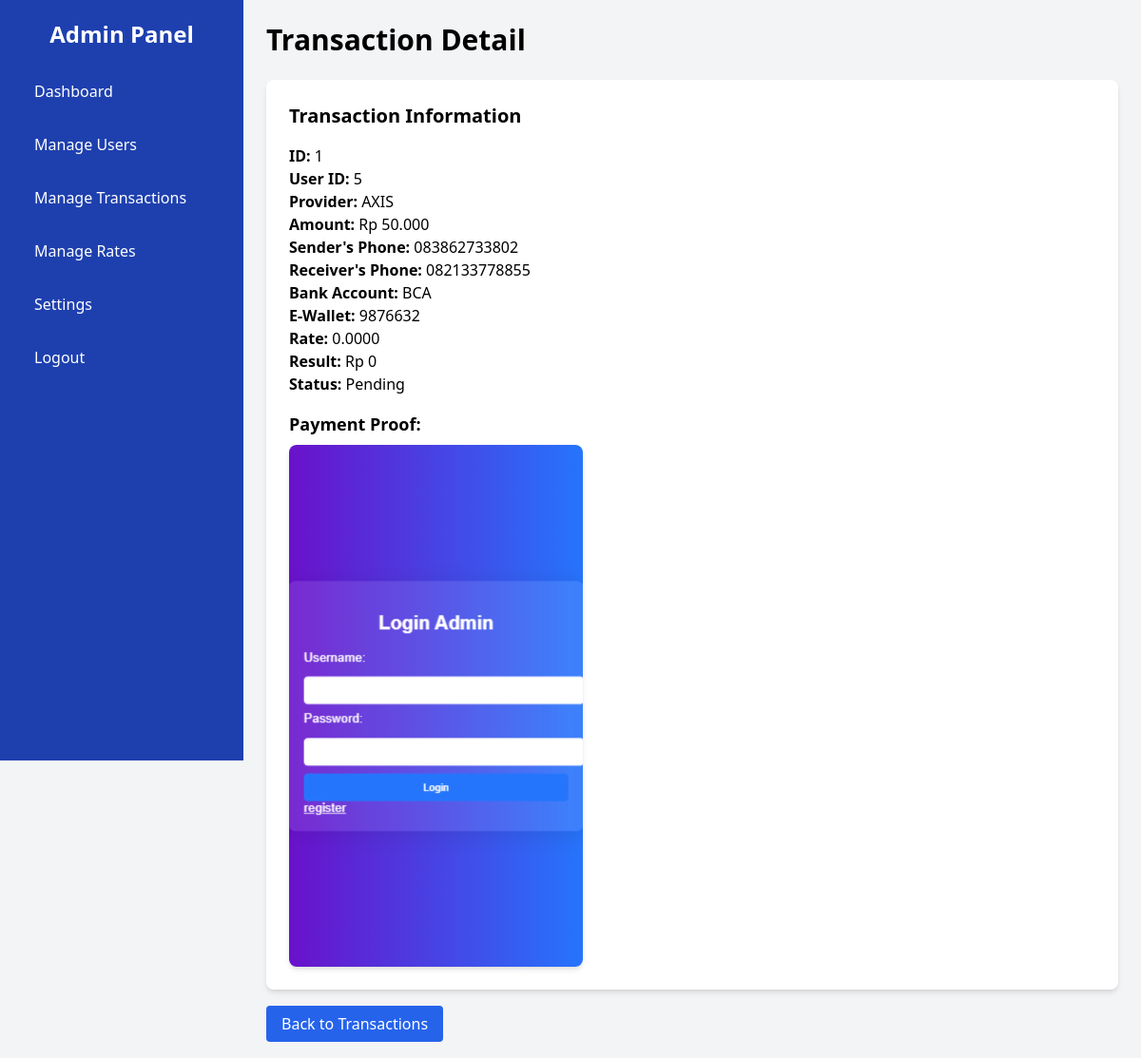
The app's page /admin/transaction_detail.php?id=1 (signed in) with its own data.
### tables this page shows
CREATE TABLE `transactions` (
  `id` int(11) NOT NULL,
  `user_id` int(11) NOT NULL,
  `provider` varchar(255) NOT NULL,
  `amount` decimal(10,2) NOT NULL,
  `sender_phone` varchar(15) NOT NULL,
  `receiver_phone` varchar(15) NOT NULL,
  `account` varchar(255) DEFAULT NULL,
  `ewallet` varchar(255) DEFAULT NULL,
  `rate` decimal(10,4) NOT NULL,
  `result` decimal(10,2) NOT NULL,
  `payment_proof` varchar(255) NOT NULL,
  `status` enum('Pending','Completed','Cancelled') DEFAULT 'Pending',
  `created_at` timestamp NOT NULL DEFAULT current_timestamp()
);

### admin/transaction_detail.php (the view, shortened to what this page needs)
<?php
include '../db.php';
$transactionId = $_GET['id'] ?? null;
if ($transactionId) {
    $stmt = $pdo->prepare("SELECT * FROM transactions WHERE id = ?");
    $stmt->execute([$transactionId]);
    $transaction = $stmt->fetch();
} else {
    echo "No transaction ID provided.";
    exit();
}
?>
<!DOCTYPE html>
<html lang="en">
<head>
    <link href="https://cdn.jsdelivr.net/npm/tailwindcss@2.2.19/dist/tailwind.min.css" rel="stylesheet">
</head>
<body class="bg-gray-100 font-roboto">
    <div class="min-h-screen flex">
        <?php include '../admin/includes/sidebar.php'; ?>
        <div class="flex-1 p-6">
            <h1 class="text-3xl font-bold mb-6">Transaction Detail</h1>
            <div class="bg-white p-6 rounded-lg shadow-md">
                <h2 class="text-xl font-bold mb-4">Transaction Information</h2>
                <p><strong>ID:</strong> <?= htmlspecialchars($transaction['id']) ?></p>
                <p><strong>User ID:</strong> <?= htmlspecialchars($transaction['user_id']) ?></p>
                <p><strong>Provider:</strong> <?= htmlspecialchars($transaction['provider']) ?></p>
                <p><strong>Amount:</strong> Rp <?= number_format($transaction['amount'], 0, ',', '.') ?></p>
                <p><strong>Sender's Phone:</strong> <?= htmlspecialchars($transaction['sender_phone']) ?></p>
                <p><strong>Receiver's Phone:</strong> <?= htmlspecialchars($transaction['receiver_phone']) ?></p>
                <p><strong>Bank Account:</strong> <?= htmlspecialchars($transaction['account']) ?></p>
                <p><strong>E-Wallet:</strong> <?= htmlspecialchars($transaction['ewallet']) ?></p>
                <p><strong>Rate:</strong> <?= htmlspecialchars($transaction['rate']) ?></p>
                <p><strong>Result:</strong> Rp <?= number_format($transaction['result'], 0, ',', '.') ?></p>
                <p><strong>Status:</strong> <?= htmlspecialchars($transaction['status']) ?></p>
                <div class="mt-4">
                    <h4 class="text-lg font-bold">Payment Proof:</h4>
                    <img src="<?= htmlspecialchars($transaction['payment_proof']); ?>" alt="Payment Proof" class="mt-2 max-w-full h-auto rounded-lg shadow-md">
                </div>
            </div>
            <div class="mt-6">
                <a href="manage_transactions.php" class="bg-blue-600 text-white px-4 py-2 rounded">Back to Transactions</a>
            </div>
        </div>
    </div>
</body>
</html>

### records on screen
transactions: id "1", user "5", provider "AXIS", amount "50.000", sender_phone "083862733802", receiver_phone "082133778855", account "BCA", ewallet "9876632", rate "0.0000", result "0", status "Pending", payment_proof (picture)
